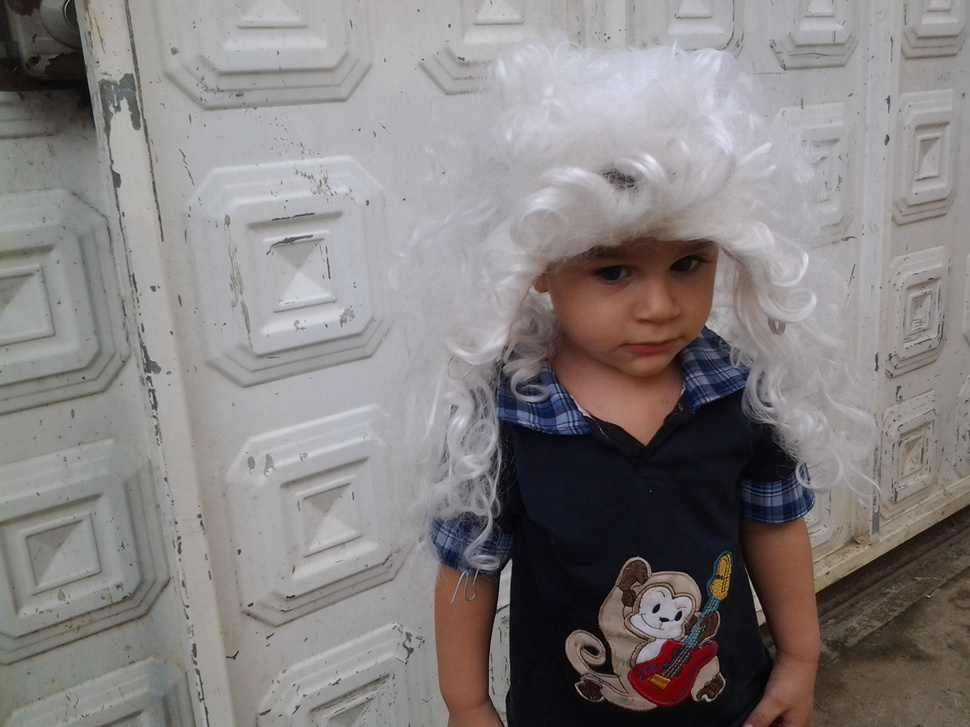
#> input picture lab_8/example3.jpg, 970 x 727 px, shrunk from 2048 x 1536 before the run
$ python ejercicio2.py
#> lines starting #> are read from the running program, lines starting #| are printed output that depends on the picture
import numpy as np
import cv2
import matplotlib.pyplot as plt

def histogram_shrink(image, Shrink_MIN, Shrink_MAX):
    image = image.astype(float)
    I_MIN = np.min(image.ravel())
    I_MAX = np.max(image.ravel())
    shrunk = Shrink_MIN + ((Shrink_MAX - Shrink_MIN) / (I_MAX - I_MIN)) * (image - I_MIN)
    return shrunk.astype(np.uint8)

def histogram_stretch(image, MIN=0, MAX=255):
    image = image.astype(float)
    I_MIN = np.min(image.ravel())
    I_MAX = np.max(image.ravel())
    image = (image - I_MIN) / (I_MAX - I_MIN)
    stretched = image * (MAX - MIN) + MIN
    return stretched.astype(np.uint8)

img = cv2.imread('example3.jpg', cv2.IMREAD_GRAYSCALE)
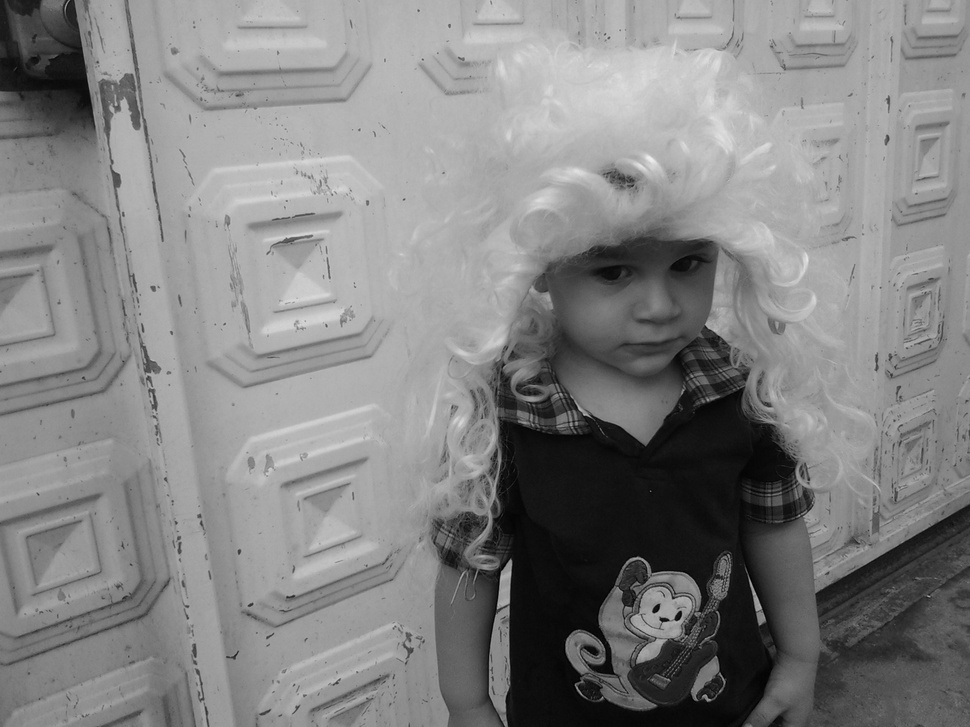
#> img: shape (727, 970); min 0, max 238, mean 130.6

fft_img = np.fft.fft2(img)
img_fftshift = np.fft.fftshift(fft_img)

def filtro_pb(shape,cut_freq):
    rows,cols = shape
    center_r,center_c = rows//2, cols//2
    filter = np.zeros((rows,cols))
    filter[center_r- cut_freq:center_r + cut_freq,center_c -cut_freq:center_c + cut_freq]=1
    return filter

fshift = filtro_pb(img_fftshift.shape,40) * img_fftshift
f_ishift = np.fft.ifftshift(fshift)
img_back = np.fft.ifft2(f_ishift)
img_back = np.abs(img_back)
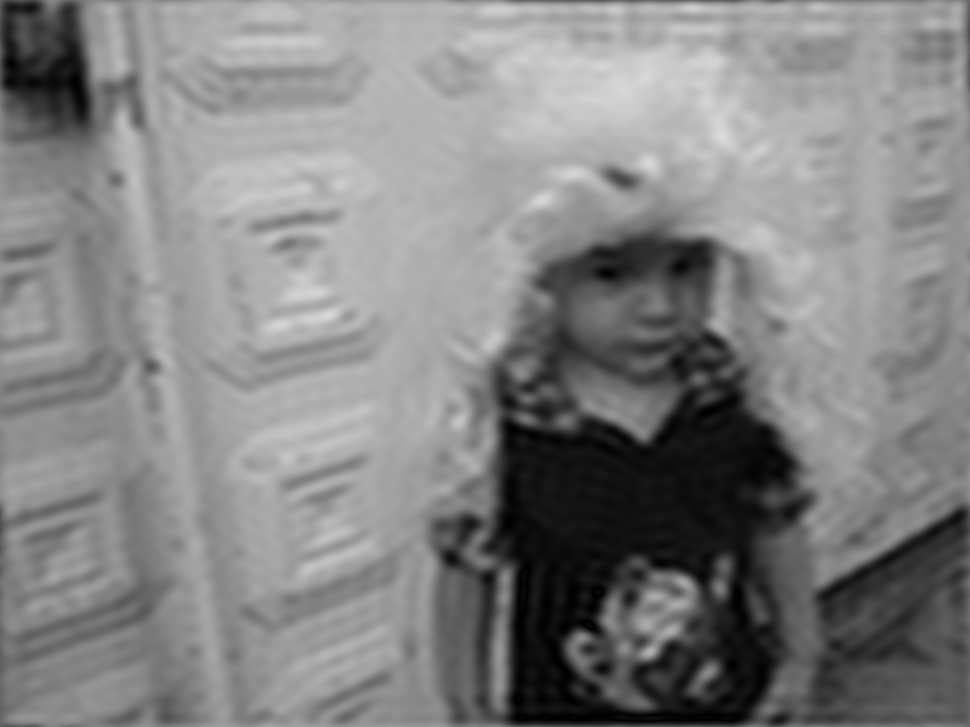
#> img_back: shape (727, 970) float64; min 0.0737, max 218.6, mean 130.7
img_back_frecuen = cv2.normalize(img_back, None, 0, 255, cv2.NORM_MINMAX)
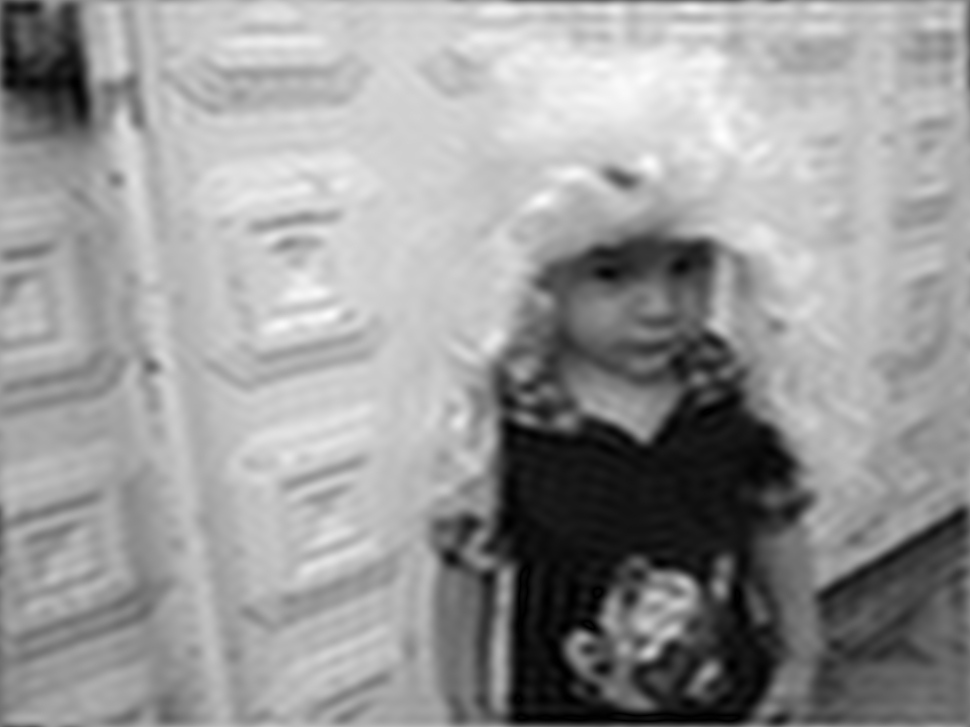
#> img_back_frecuen: shape (727, 970) float64; min 1.47e-18, max 255, mean 152.4; drawn with min black and max white
imgCompress = np.clip(img-img_back_frecuen,0,255)
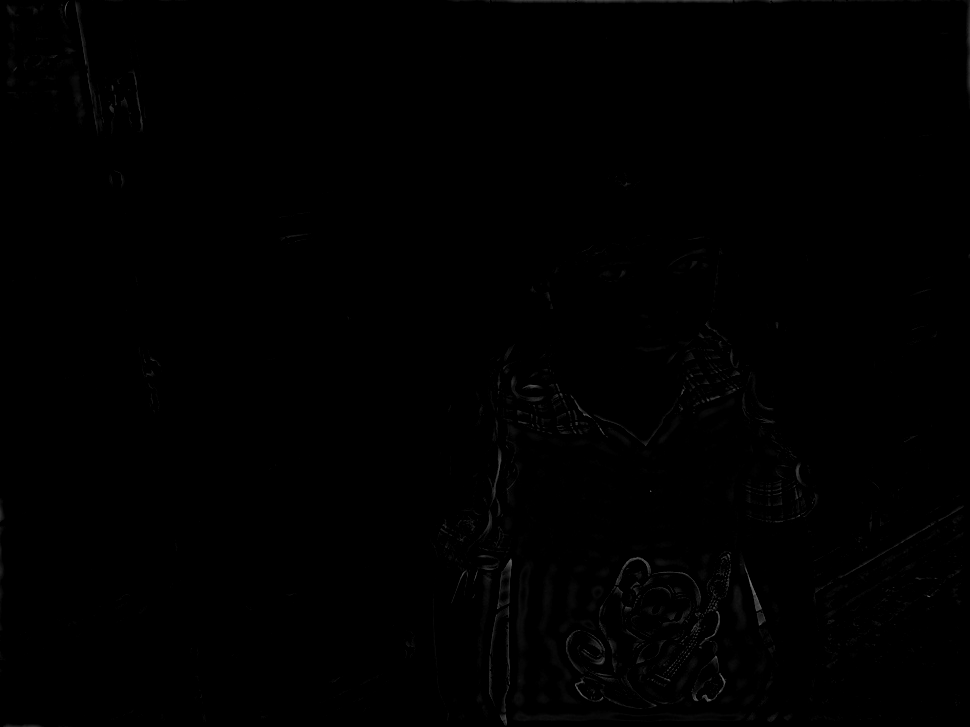
#> imgCompress: shape (727, 970) float64; min 0, max 118.3, mean 0.6
stretched = histogram_stretch(imgCompress)
#> in histogram_stretch, `I_MIN = np.min(image.ravel())`: I_MIN = 0
#> in histogram_stretch, `I_MAX = np.max(image.ravel())`: I_MAX = 118.3
result = np.add(img,stretched)
# Muestra todas las imágenes en una sola figura.
fig, axs = plt.subplots(2, 3, figsize=(15, 10))

# Imagen original
axs[0, 0].imshow(img, cmap='gray')
axs[0, 0].set_title('Imagen Original')

# Imagen en el dominio de frecuencia después del filtrado
axs[0, 1].imshow(np.log1p(np.abs(fshift)), cmap='gray')
axs[0, 1].set_title('Dominio de Frecuencia Filtrado')

# Imagen después del filtrado inverso de Fourier
axs[0, 2].imshow(img_back_frecuen, cmap='gray')
axs[0, 2].set_title('Inversa de Fourier')

# Imagen después del estiramiento del histograma
axs[1, 0].imshow(stretched, cmap='gray')
axs[1, 0].set_title('Estiramiento del Histograma')

# Imagen final
axs[1, 1].imshow(result, cmap='gray')
axs[1, 1].set_title('Imagen Resultante')

# Histograma final
bins_shrunk = np.linspace(0, 255, 255)
axs[1, 2].hist(result.ravel(), bins=bins_shrunk, color='black')
axs[1, 2].set_title('Histograma Comprimido')
axs[1, 2].set_xlabel('Valor de pixel')
axs[1, 2].set_ylabel('Frecuencia')

# Elimina los ejes vacíos
plt.tight_layout()
plt.show()
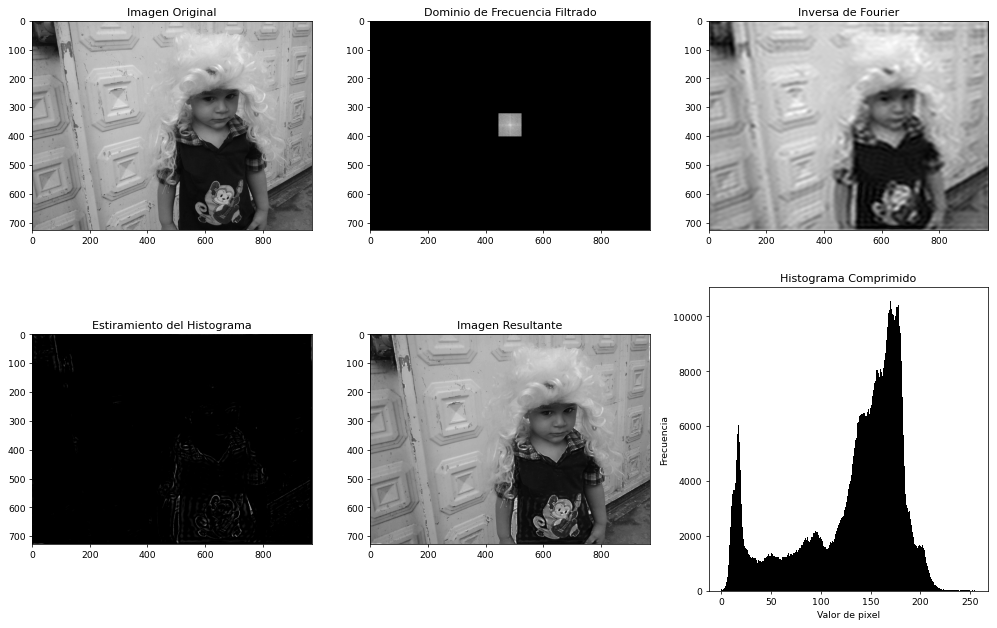
#> figure drawn by matplotlib, 6 panels; panel 6: tallest bar 10545 high, from x = 169.7 to 170.7
